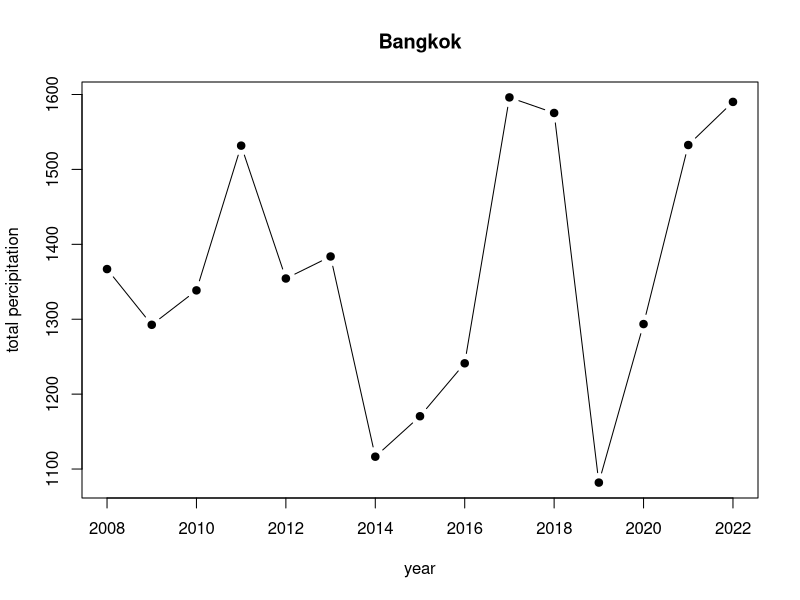
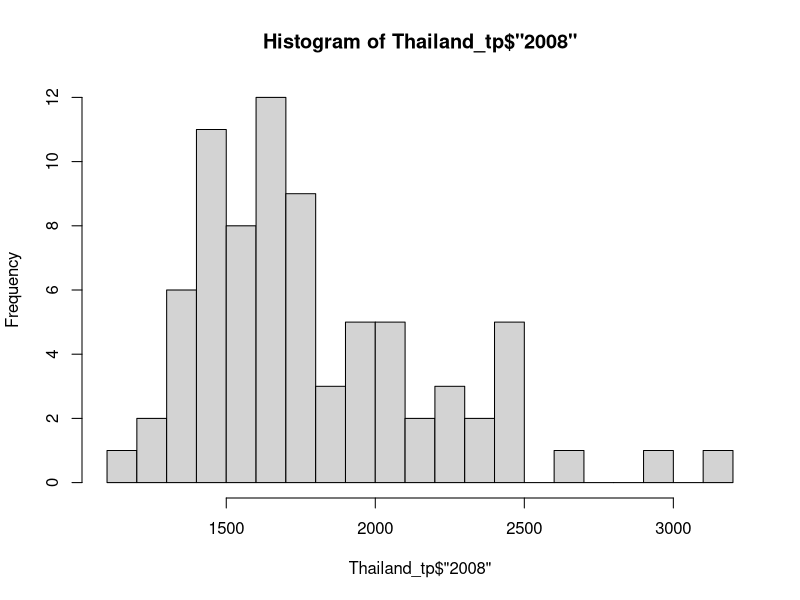
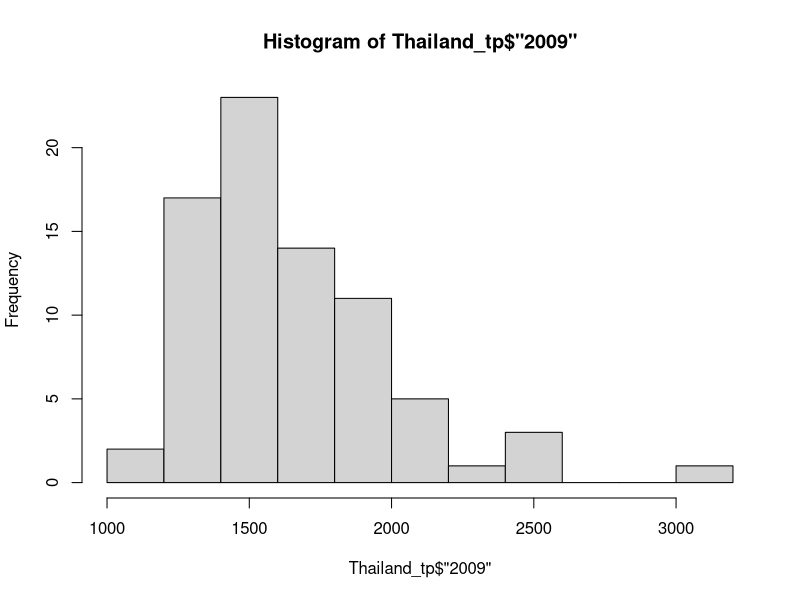
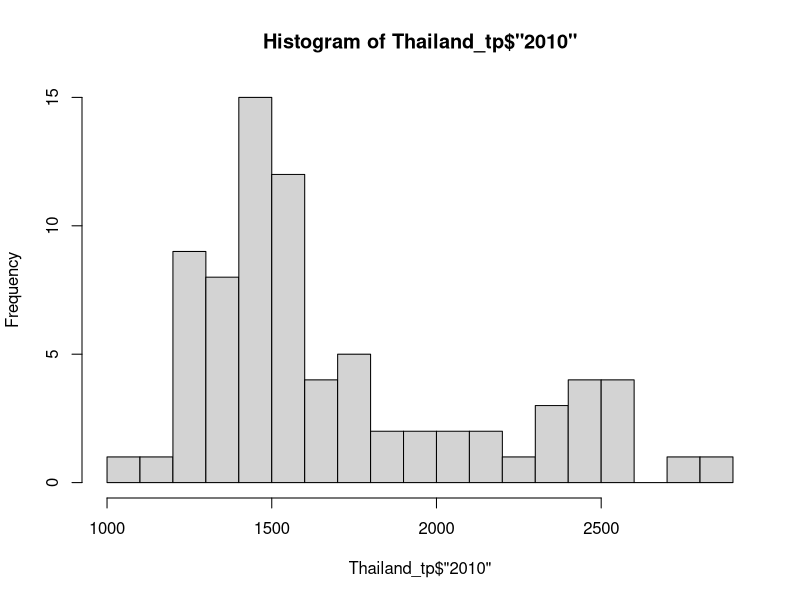
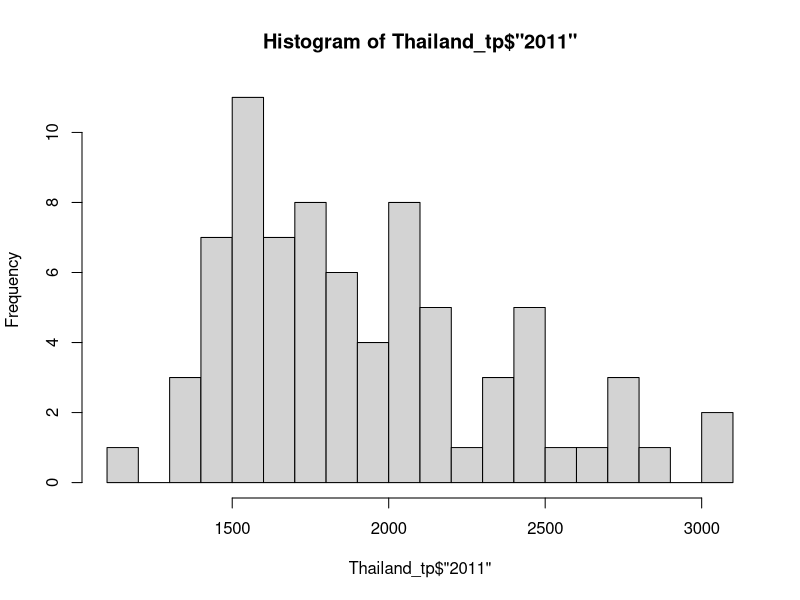
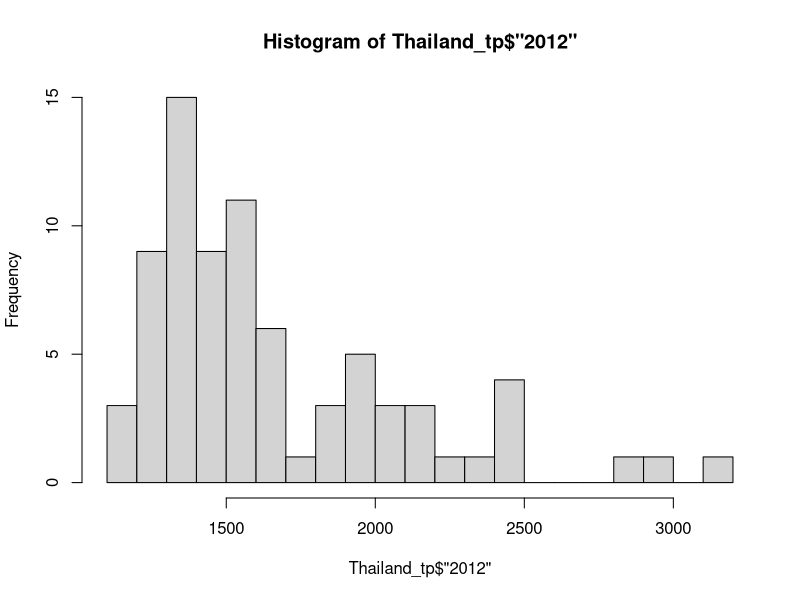
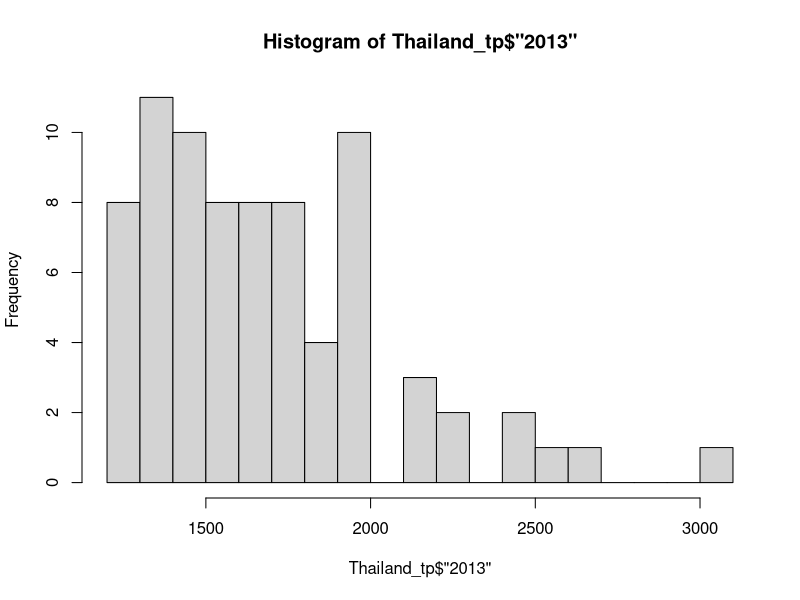
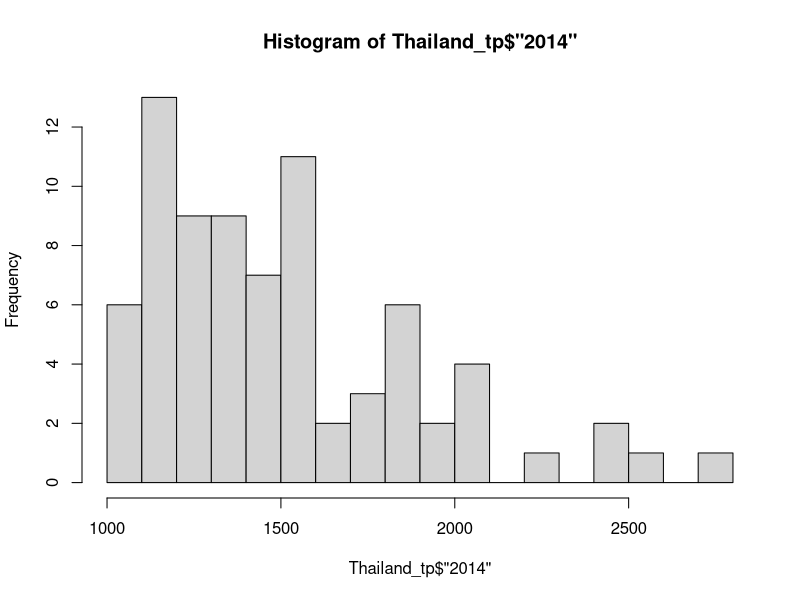

Reproduce these figures in R, in order.
## ---- chunk 1
install.packages("readxl")
library(readxl)
## ---- chunk 2
install.packages("readxl")
library(readxl)

Thailand_daymin <- read_excel("Thailand.xlsx",sheet = "era5_t2m_daymin_annual_Thailand")
Thailand_daymin
## ---- chunk 3
Thailand_daymax <- read_excel("Thailand.xlsx",sheet = "era5_t2m_daymax_annual_Thailand")
Thailand_daymax
## ---- chunk 4
Thailand_tp <- read_excel("Thailand.xlsx",sheet = "era5_tp(mm)_annual_Thailand")
Thailand_tp
## ---- chunk 5
Gideon <- read_excel("Dengue_Data.xlsx",sheet = "Gideon")
Gideon
## ---- chunk 6
Thailand_tp_sorted = Thailand_tp[order(Thailand_tp$`2022`, decreasing = TRUE), ]
Thailand_tp_sorted
## ---- chunk 7
#sub districts with Highest Precipitation
Thailand_tp_highest = head(Thailand_tp_sorted)
Thailand_tp_highest_list = Thailand_tp_highest$ADM1_EN
Thailand_tp_highest_list
## ---- chunk 8
#sub districts with Lowest Precipitation
Thailand_tp_lowest = tail(Thailand_tp_sorted) 
Thailand_tp_lowest_list = Thailand_tp_lowest$ADM1_EN
Thailand_tp_lowest_list
## ---- chunk 9
Thailand_daymax_sorted = Thailand_daymax[order(Thailand_daymax$`2022`, decreasing = TRUE), ]
Thailand_daymax_sorted
## ---- chunk 10
#sub districts with Highest max Temperatur
Thailand_daymax_highest = head(Thailand_daymax_sorted)
Thailand_daymax_highest_list = Thailand_daymax_highest$ADM1_EN
Thailand_daymax_highest_list
## ---- chunk 11
#sub districts with Lowest max temperatur
Thailand_daymax_lowest = tail(Thailand_daymax_sorted) 
Thailand_daymax_lowest_list = Thailand_daymax_lowest$ADM1_EN
Thailand_daymax_lowest_list
## ---- chunk 12
Thailand_daymin_sorted = Thailand_daymin[order(Thailand_daymin$`2022`, decreasing = TRUE), ]
Thailand_daymin_sorted
## ---- chunk 13
#sub districts with Highest min Temperatur
Thailand_daymin_highest = head(Thailand_daymin_sorted)
Thailand_daymin_highest_list = Thailand_daymin_highest$ADM1_EN
Thailand_daymin_highest_list
## ---- chunk 14
#sub districts with Lowest min temperatur
Thailand_daymin_lowest = tail(Thailand_daymin_sorted) 
Thailand_daymin_lowest_list = Thailand_daymin_lowest$ADM1_EN
Thailand_daymin_lowest_list
## ---- chunk 15
Thailand_temp_highest = unique(c(Thailand_daymax_highest_list, Thailand_daymin_highest_list))
Thailand_temp_highest
## ---- chunk 16
Thailand_temp_lowest = unique(c(Thailand_daymax_lowest_list, Thailand_daymin_lowest_list))
Thailand_temp_lowest
## ---- chunk 17
Thailand_temp_highest
## ---- chunk 18
Thailand_temp_lowest
## ---- chunk 19
Thailand_tp_highest_list
## ---- chunk 20
Thailand_tp_lowest_list
## ---- chunk 21
plot(x = colnames(Thailand_tp[,5:19]), y = Thailand_tp[1,5:19], type = "b", pch = 19, xlab = "year", ylab = "total percipitation", main = Thailand_tp[1,2])
## ---- chunk 22
hist(Thailand_tp$"2008", breaks=15)
hist(Thailand_tp$"2009", breaks=15)
hist(Thailand_tp$"2010", breaks=15)
hist(Thailand_tp$"2011", breaks=15)
hist(Thailand_tp$"2012", breaks=15)
hist(Thailand_tp$"2013", breaks=15)
hist(Thailand_tp$"2014", breaks=15)
hist(Thailand_tp$"2015", breaks=15)
hist(Thailand_tp$"2016", breaks=15)
hist(Thailand_tp$"2017", breaks=15)
hist(Thailand_tp$"2018", breaks=15)
hist(Thailand_tp$"2019", breaks=15)
hist(Thailand_tp$"2020", breaks=15)
hist(Thailand_tp$"2021", breaks=15)
hist(Thailand_tp$"2022", breaks=15)
## ---- chunk 23
#load Dengue cases and death
cases = read_excel("Dengue_Data.xlsx", sheet = "Dengue_cases")
death = read_excel("Dengue_Data.xlsx", sheet = "Denge_deaths")


#clean data just for Thailand
cases_Thai = cases[,c(1,3)]
death_Thai = death[,c(1,3)]


#plot to see cases and death numbers over time
plot(cases_Thai, type = "b", pch = 19); plot(death_Thai, type = "b", pch = 19)
